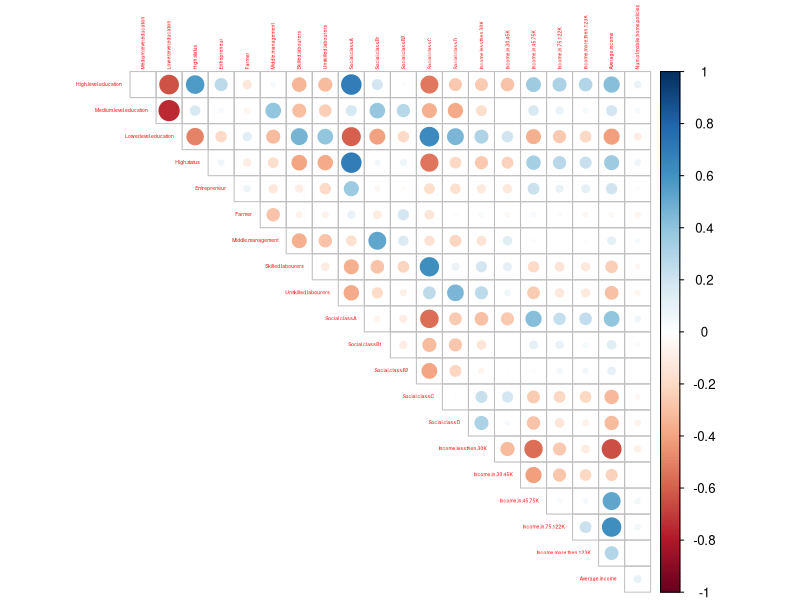
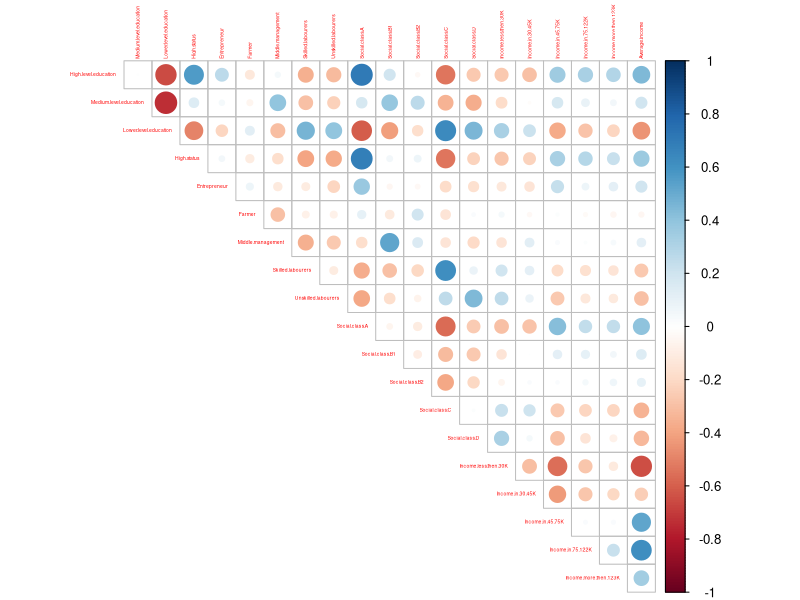
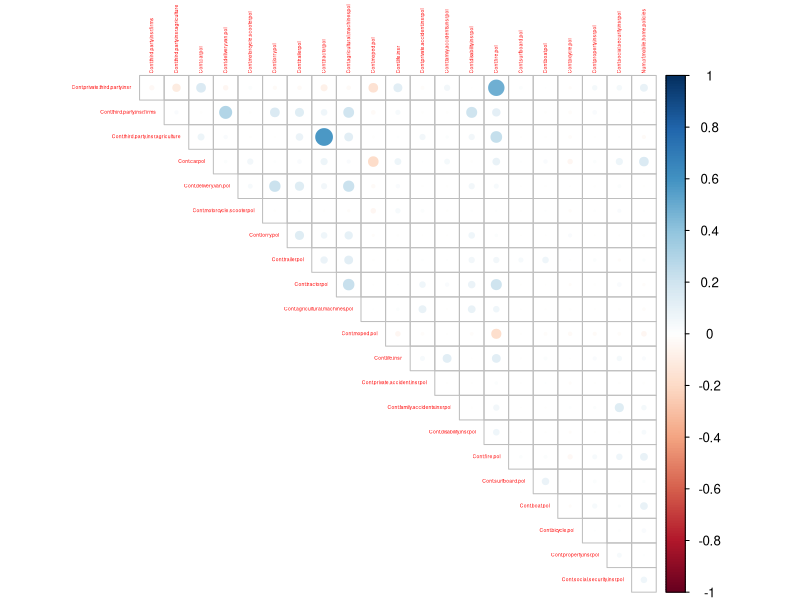

Source code (R) for these figures, in order:
#Reding data from csv files
train.data <- read.csv("ticdata2000.csv.xls",header = F,  stringsAsFactors = FALSE)
train.data[1,1] <- 33
colnames(train.data) <- c("Customer.Subtype", "Number.of.houses", "Avg.size.household","Avg.age","Customer.main.type","Roman.catholic","Protestant","Other.religion", "No.religion", "Married", "Living.together", "Other.relation","Singles", "Household.without.children","Household.with.children", "High.level.education", "Medium.level.education", "Lower.level.education", "High.status", "Entrepreneur","Farmer","Middle.management","Skilled.labourers", "Unskilled.labourers", "Social.class.A","Social.class.B1","Social.class.B2",  "Social.class.C", "Social.class.D",  "Rented.house", "Home.owners", "1.car", "2.cars", "No.car","National.Health.Service","Private.health.insurance","Income.less.then.30K","Income.in.30.45K", "Income.in.45.75K", "Income.in.75.122K", "Income.more.then.123K", "Average.income", "Purchasing.power.class", "Cont.private.third.party.insr", "Cont.third.party.insr.firms", "Cont.third.party.insr.agriculture", "Cont.car.pol", "Cont.delivery.van.pol", "Cont.motorcycle.scooter.pol", "Cont.lorry.pol", "Cont.trailer.pol", "Cont.tractor.pol", "Cont.agricultural.machines.pol", "Cont.moped.pol", "Cont.life.insr", "Cont.private.accident.insr.pol", "Cont.family.accidents.insr.pol", "Cont.disability.insr.pol", "Cont.fire.pol", "Cont.surfboard.pol","Cont.boat.pol",
                          "Cont.bicycle.pol",
                          "Cont.property.insr.pol",
                          "Cont.social.security.insr.pol",
                          "Num.of.private.third.party.insur",
                          "Num.of.third.party.insr.firms",
                          "Num.of.third.party.insr.agriculture",
                          "Num.of.car.pol",
                          "Num.of.delivery.van.pol",
                          "Num.of.motorcycle.scooter.pol",
                          "Num.of.lorry.pol",
                          "Numb.of.trailer.pol",
                          "Num.of.tractor.pol",
                          "Num.of.agricultural.machines.pol",
                          "Num.of.moped.pol",
                          "Number.of.life.insr",
                          "Number.of.private.accident.insr.pol",
                          "Number.of.family.accidents.insr.pol",
                          "Number.of.disability.insr.pol",
                          "Number.of.fire.pol","Num.of.surfboard.pol", "Number.of.boat.pol","Num.of.bicycle.pol", "Num.of.property.insr.pol", "Num.of.social.security.insr.pol", "Num.of.mobile.home.policies")

# train data
View(train.data)
# Reading test data
test.data <- read.csv("ticeval2000.csv.xls",header = F,  stringsAsFactors = FALSE)
test.data[1,1] <- 33

colnames(test.data) <- colnames(train.data[-86])

# Reading target for test data
test.target <- read.csv("tictarget.csv",header = F,  stringsAsFactors = FALSE)
colnames(test.target) <- colnames(train.data[86])

test.data <- cbind(test.data,test.target)

#correlation
install.packages("corrplot")
library(corrplot)
corr_matrix<- cor(train.data[,c(16:29,37:42,86)])
corrplot(corr_matrix, type = "upper", diag = F,tl.pos = NULL, tl.cex = 0.3, tl.col = "red", tl.offset = 0.4, tl.srt = 90)



data <- rbind(train.data,test.data)
corr_matrix_2<- cor(data[,c(16:29,37:42)])
corrplot(corr_matrix_2, type = "upper", diag = F,tl.pos = NULL, tl.cex = 0.3, tl.col = "red", tl.offset = 0.4, tl.srt = 90)



zeros_train <- colSums(train.data[,c(44:85)]==0)/nrow(train.data[,c(44:85)]==0)*100
zeros_sum <- colSums(data[,c(44:85)]==0)/nrow(data[,c(44:85)]==0)*100
zeros_train
zeros_sum
which(zeros_train<90)
which(zeros_sum<90)



corr_matrix_2<- cor(train.data[,c(44:64,86)])
corrplot(corr_matrix_2, type = "upper", diag = F,tl.pos = NULL, tl.cex = 0.3, tl.col = "red", tl.offset = 0.4, tl.srt = 90)
#izbaciti number of..
#cont. car, fire, private third party...
